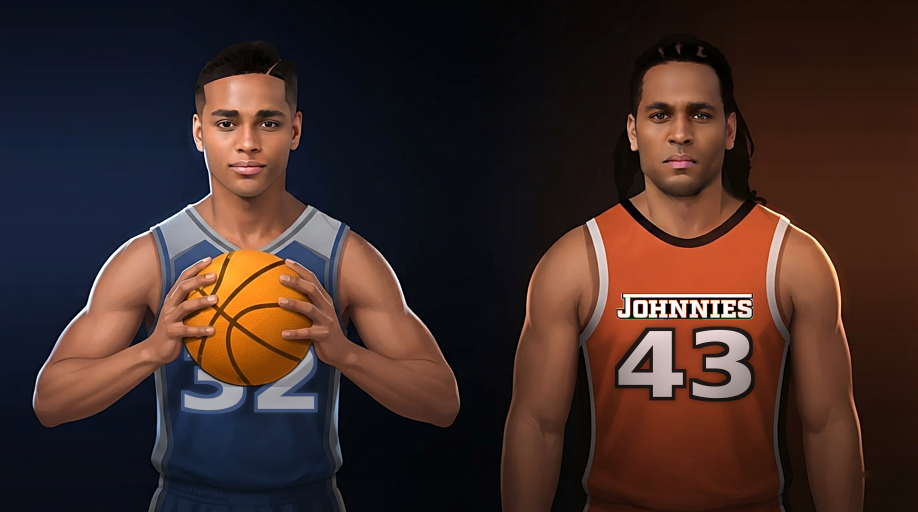
#> input picture _documentation_master/12_GTM/Key_Visual_System/master/GOB_KV_rivals_2752x1536.png, 2752 x 1536 px (shown at 1/3 size)
$ python cutouts.py
#> lines starting #> are read from the running program, lines starting #| are printed output that depends on the picture; after the words box and inside, x2 and y2 are one past the last pixel; in counts of white or black regions, pixels touching at a corner belong together
#!/usr/bin/env python3
"""Cut the two figures out of the master so they can be re-staged.

The square and the trailer thumbnail both need the players moved relative to each other --
closer together, Rozier overlapping Buckles -- which a crop cannot do. That needs a matte.

Keying on colour is hopeless here: Rozier's jersey is the same navy as the ground behind
him, and both men have near-black hair against a near-black centre. So this uses a
DIFFERENCE MATTE instead. The background is a smooth separable gradient, and the master
still carries pure background along its top rows and both side columns, so a clean plate
can be reconstructed and subtracted. Anything that differs from the reconstruction by more
than a threshold is a figure.
"""
import pathlib
from PIL import Image, ImageFilter
import numpy as np
from scipy import ndimage

ROOT = pathlib.Path(__file__).parent
OUT = ROOT / "cutouts"; OUT.mkdir(exist_ok=True)
MASTER = ROOT / "master" / "GOB_KV_rivals_2752x1536.png"


def clean_plate(a):
    """Rebuild the background the figures are sitting on.

    Separable by construction -- it was generated as a horizontal colour ramp times a
    vertical falloff -- so the top rows give the colour across the frame and the side
    columns give the brightness down it.
    """
    H, W, _ = a.shape
    hprof = ndimage.gaussian_filter1d(a[:26].mean(0), W * 0.01, axis=0)      # (W,3)
    edge = np.concatenate([a[:, :36], a[:, -36:]], axis=1).mean(1)           # (H,3)
    vmul = ndimage.gaussian_filter1d(edge.mean(1), H * 0.012)
    vmul = vmul / max(vmul[:26].mean(), 1e-6)
    return hprof[None, :, :] * vmul[:, None, None]


def matte(a, plate, lo=6.0, hi=17.0, tex=2.6):
    """Alpha from how far each pixel departs from the clean plate.

    Colour distance ALONE loses hair. Rozier's fade and Buckles' locs are near-black
    against a near-black centre, so the first pass flat-topped Rozier's hair and ate holes
    through Buckles' locs and brow. Hair is dark but it is not SMOOTH, and the background
    is: a local standard deviation separates them where colour cannot. The metric is the
    larger of the two signals, so either one alone is enough to hold a pixel.
    """
    d = np.linalg.norm(a - plate, axis=-1)
    lum = a.mean(2)
    var = ndimage.uniform_filter(lum ** 2, 5) - ndimage.uniform_filter(lum, 5) ** 2
    d = np.maximum(d, np.sqrt(np.clip(var, 0, None)) * tex)
    al = np.clip((d - lo) / (hi - lo), 0, 1)

    solid = al > 0.55
    solid = ndimage.binary_closing(solid, np.ones((17, 17)))
    solid = ndimage.binary_fill_holes(solid)
    solid = ndimage.binary_opening(solid, np.ones((5, 5)))
    # keep only substantial blobs -- the two men -- and drop sensor-level noise in the ground
    lab, n = ndimage.label(solid)
    if n:
        sizes = ndimage.sum(solid, lab, range(1, n + 1))
        keep = [i + 1 for i, s in enumerate(sizes) if s > 0.004 * a.shape[0] * a.shape[1]]
        solid = np.isin(lab, keep)
    # Keep the soft edge INSIDE the solid mask, not dilated past it. Dilating carried a
    # ring of the master's own dark background out with each figure, which showed as a pale
    # fringe once they were composited onto a brighter ground.
    al = np.minimum(al, solid.astype(np.float32))
    al = ndimage.gaussian_filter(al, 1.0)
    return al, solid


def split(solid, W):
    """Separate the two figures. They never touch, so a vertical gap in the mask is the cut."""
    cols = solid.any(0)
    runs, s = [], None
    for x, v in enumerate(cols):
        if v and s is None:
            s = x
        if not v and s is not None:
            runs.append((s, x)); s = None
    if s is not None:
        runs.append((s, W))
    runs.sort(key=lambda r: r[1] - r[0], reverse=True)
    return sorted(runs[:2])


if __name__ == "__main__":
    m = Image.open(MASTER).convert("RGB")
#> m is the input picture: PIL image 2752x1536 RGB; mean R, G, B 64.4, 43.9, 39.3
    a = np.array(m).astype(np.float32)
    H, W, _ = a.shape
#> H = 1536; W = 2752
    plate = clean_plate(a)
#> in clean_plate, `hprof = ndimage.gaussian_filter1d(a[:26].mean(0), W * 0.01, axis=0)`: hprof = 2752 rows, first 8: [8.97, 15.03, 28.79], [8.97, 15.03, 28.79], [8.97, 15.03, 28.79], [8.97, 15.03, 28.79], [8.97, 15.03, 28.79], [8.97, 15.03, 28.79], [8.97, 15.03, 28.79], [8.97, 15.03, 28.79]
#> in clean_plate, `edge = np.concatenate([a[:, :36], a[:, -36:]], axis=1).mean(1)`: edge = 1536 rows, first 8: [19.6, 14.76, 17.43], [19.6, 14.76, 17.43], [20.04, 15.18, 17.85], [20.22, 15.25, 17.96], [20.1, 14.89, 17.86], [20.12, 14.78, 17.83], [19.93, 14.67, 17.74], [19.96, 14.72, 17.76]
#> in clean_plate, `vmul = ndimage.gaussian_filter1d(edge.mean(1), H * 0.012)`: vmul = 1536 values, max 43.46 at index 660, min 15.84 at index 1491, mean 29.57
#> in clean_plate, `vmul = vmul / max(vmul[:26].mean(), 1e-6)`: vmul = 1536 values, max 2.38 at index 660, min 0.869 at index 1491, mean 1.62
#> in clean_plate, `return hprof[None, :, :] * vmul[:, None, None]`:
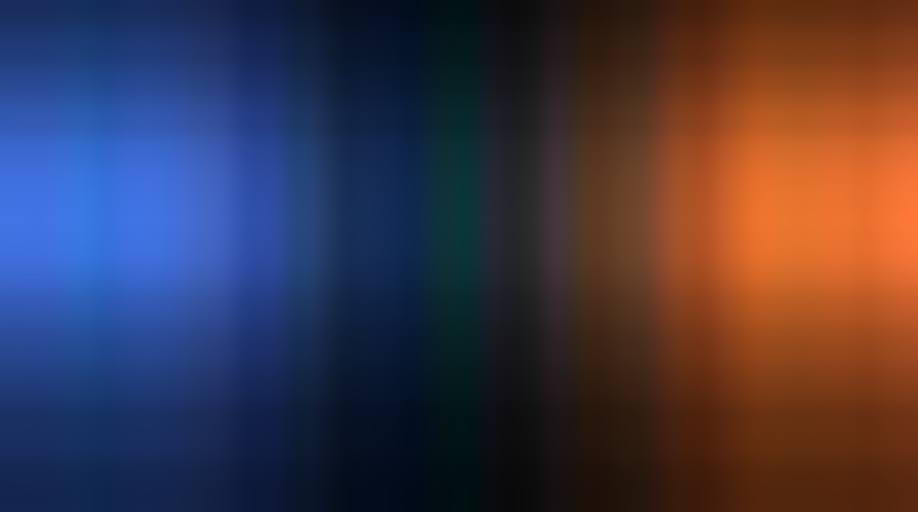
#> returned value: shape (1536, 2752, 3) float32 (shown at 1/3 size); mean of channels 0, 1, 2 21.4, 18.5, 22.6; drawn with min black and max white

    # how good is the reconstruction where we KNOW there is only background?
    for name, sl in (("top rows", (slice(0, 40), slice(None))),
                     ("left cols", (slice(None), slice(0, 40))),
                     ("right cols", (slice(None), slice(W - 40, W)))):
        err = np.abs(a[sl] - plate[sl]).mean()
        print(f"clean-plate error over {name:11s}: {err:5.2f} levels")
#> this loop made 3 passes
#> err on passes 1 to 3: 0.728, 2.03, 1.62
#| clean-plate error over top rows   :  0.73 levels
#| clean-plate error over left cols  :  2.03 levels
#| clean-plate error over right cols :  1.62 levels

    al, solid = matte(a, plate)
#> in matte, `solid = al > 0.55`:
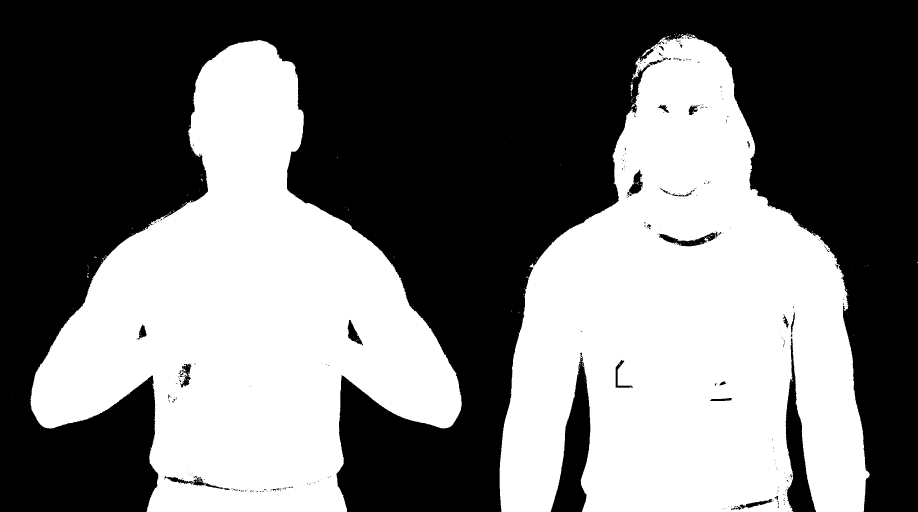
#> solid: shape (1536, 2752) bool (shown at 1/3 size); 45.4% white; 235 white regions (227 under 20 px), largest, box (x1, y1, x2, y2) and area: (1499, 102, 2610, 1536) 1008592, (91, 120, 1385, 1536) 910111, (1892, 252, 1899, 274) 106
#> in matte, `solid = ndimage.binary_closing(solid, np.ones((17, 17)))`: solid: shape (1536, 2752) bool; 45.7% white; 18 white regions (15 under 20 px), largest, box (x1, y1, x2, y2) and area: (1499, 101, 2610, 1528) 1018989, (90, 120, 1385, 1528) 913333, (284, 769, 290, 774) 21
#> in matte, `solid = ndimage.binary_fill_holes(solid)`: solid: shape (1536, 2752) bool; 45.8% white; 18 white regions (15 under 20 px), largest, box (x1, y1, x2, y2) and area: (1499, 101, 2610, 1528) 1020053, (90, 120, 1385, 1528) 913977, (284, 769, 290, 774) 21
#> in matte, `solid = ndimage.binary_opening(solid, np.ones((5, 5)))`: solid: shape (1536, 2752) bool; 45.7% white; 2 white regions, box (x1, y1, x2, y2) and area: (1499, 101, 2608, 1528) 1019983, (91, 120, 1385, 1528) 913836
#> in matte, `lab, n = ndimage.label(solid)`:
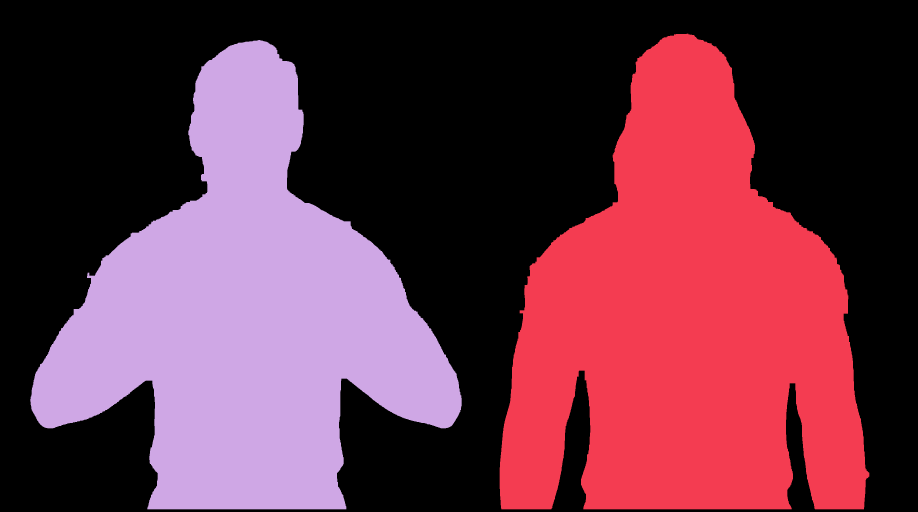
#> lab: shape (1536, 2752) int32 (shown at 1/3 size); 3 distinct labels, from 0 to 2; one colour per label, 0 black
#> in matte, `lab, n = ndimage.label(solid)`: n = 2
#> in matte, `sizes = ndimage.sum(solid, lab, range(1, n + 1))`: sizes = [1019983, 913836]
#> in matte, `keep = [i + 1 for i, s in enumerate(sizes) if s > 0.004 * a.shape[0] *..`: keep = [1, 2]
    print(f"matte covers {100*(al>0.5).mean():.1f}% of the frame")
#| matte covers 45.2% of the frame

    spans = split(solid, W)
#> the loop in split, `for x, v in enumerate(cols):` made 2752 passes
#> after the loop in split, `for x, v in enumerate(cols):`: runs = [(91, 1385), (1499, 2608)]
#> spans = [(91, 1385), (1499, 2608)]
    print("figure spans:", spans)
#| figure spans: [(91, 1385), (1499, 2608)]

    # Despill by UNPREMULTIPLY, not by borrowing a neighbour's colour.
    #
    # Every edge pixel is a blend of the figure and the ground it was shot against:
    #
    #     observed = F*alpha + plate*(1 - alpha)
    #
    # and we have the plate, so F can simply be solved for. That is exact, and it is local:
    # each pixel recovers its OWN colour rather than being handed one from somewhere else.
    #
    # Two earlier versions borrowed instead, and each failed in the opposite direction. The
    # first pulled from the nearest opaque pixel and left a black rim, because near the
    # silhouette the nearest opaque pixel is often contaminated too. The second pulled from
    # 7px in, which reached past the contamination and straight into whatever was brightest
    # nearby -- along Rozier's shoulder that is his white jersey trim, so it painted a white
    # halo from below his ear down to his elbow, and a second one down his other tricep.
    # Borrowing cannot win: reach too little and it copies the background, reach too far and
    # it copies the wrong material. Solving needs no reach at all.
    #
    # Below alpha 0.12 the division is unstable (dividing a near-zero blend by a near-zero
    # weight amplifies noise), and those pixels contribute almost nothing to any composite,
    # so they take the nearest opaque colour from close by instead.
    A = al[..., None]
    solved = np.where(A > 0.12, (a - plate * (1 - A)) / np.maximum(A, 1e-3), a)
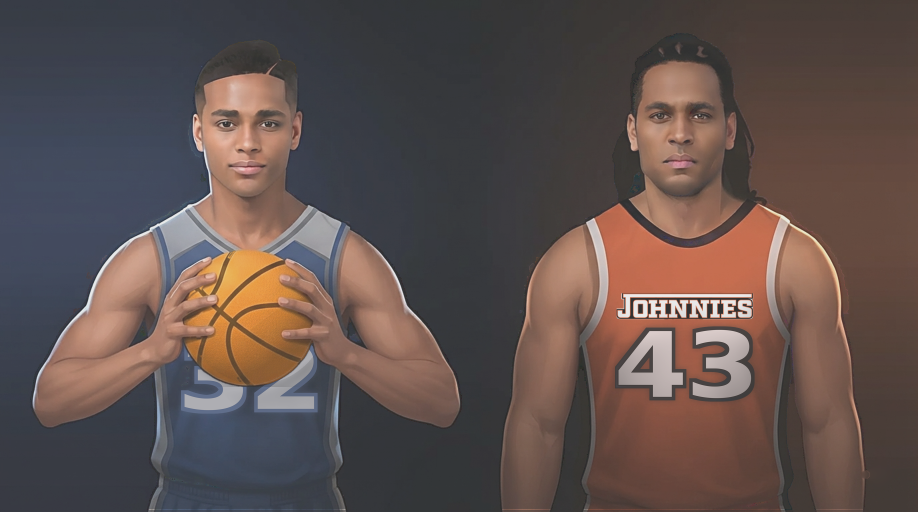
#> solved: shape (1536, 2752, 3) float32 (shown at 1/3 size); mean of channels 0, 1, 2 64.4, 43.7, 39.7; drawn with min black and max white

    core = ndimage.binary_erosion(solid, np.ones((3, 3)), iterations=3)
#> core: shape (1536, 2752) bool; 44.8% white; 2 white regions, box (x1, y1, x2, y2) and area: (1502, 105, 2605, 1525) 999238, (94, 124, 1382, 1525) 894521
    _, idx = ndimage.distance_transform_edt(~core, return_indices=True)
    faint = (al <= 0.12)[..., None]
#> faint: shape (1536, 2752, 1) bool; 54.1% white; 10 black regions (7 under 20 px), largest, box (x1, y1, x2, y2) and area: (1498, 100, 2609, 1529) 1023300, (90, 119, 1386, 1529) 917531, (1559, 930, 1567, 940) 60
    rgb = np.clip(np.where(faint, a[idx[0], idx[1]], solved), 0, 255)

    band = al > 0.02
#> band: shape (1536, 2752) bool; 46.2% white; 2 white regions, box (x1, y1, x2, y2) and area: (1497, 99, 2610, 1530) 1031203, (89, 118, 1387, 1530) 923538
    print(f"despill: solved {int(((al > 0.12)).sum())} edge px, "
          f"pulled {int((al[band] <= 0.12).sum())} faint px")
#| despill: solved 1940935 edge px, pulled 13806 faint px

    rgba = np.dstack([rgb, al * 255]).astype(np.uint8)
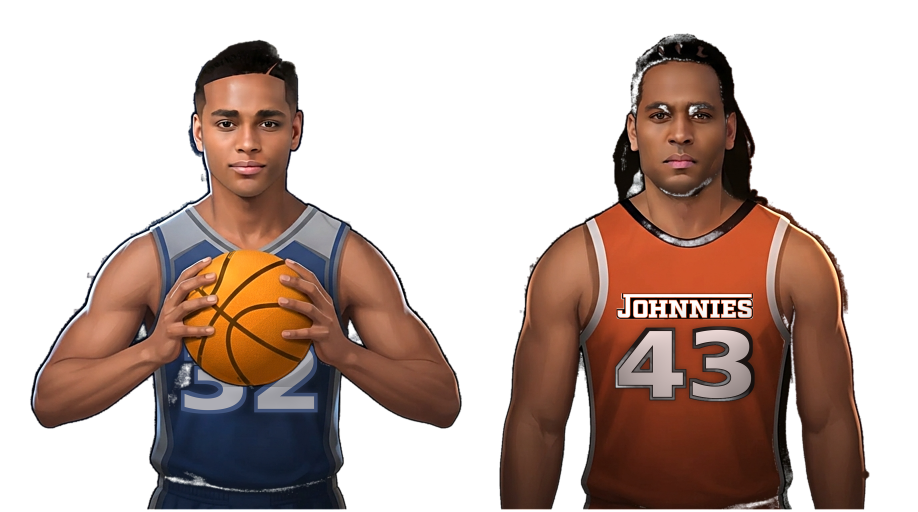
#> rgba: shape (1536, 2752, 4) (shown at 1/3 size); mean of channels 0, 1, 2, 3 66.5, 44, 37.9, 114.9; transparent parts drawn white
    full = Image.fromarray(rgba, "RGBA")
    for tag, (x0, x1) in zip(("rozier", "buckles"), spans):
        pad = 12
        sub = full.crop((max(0, x0 - pad), 0, min(W, x1 + pad), H))
        arr = np.array(sub)
        ys = np.where(arr[..., 3].max(1) > 8)[0]
        sub = sub.crop((0, max(0, ys.min() - pad), sub.width, min(H, ys.max() + pad)))
        sub.save(OUT / f"{tag}.png")
        print(f"  {tag}: {sub.size}")
#> this loop made 2 passes
#> (tag, x0, x1, pad) on passes 1 to 2: ('rozier', 91, 1385, 12), ('buckles', 1499, 2608, 12)
#|   rozier: (1318, 1430)
#|   buckles: (1133, 1449)
#> pass 1, `sub = sub.crop((0, max(0, ys.min() - pad), sub.width, min(H, ys.max() ..`:
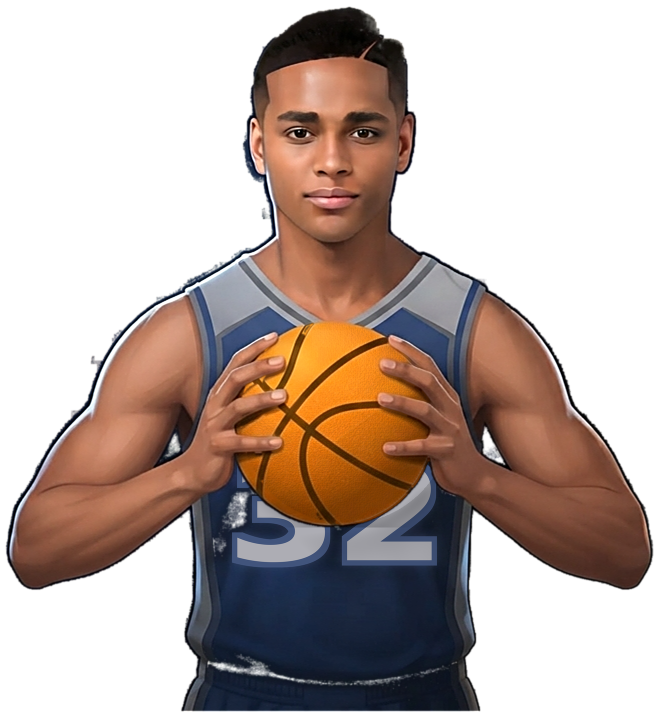
#> sub: PIL image 1318x1430 RGBA (shown at 1/2 size); mean R, G, B, A 66.9, 51.4, 49.5, 122.4; transparent parts drawn white

    # visual check on mid-grey
    chk = Image.new("RGB", (W // 2, H // 2), (120, 124, 132))
    chk.paste(full.resize((W // 2, H // 2), Image.LANCZOS),
              (0, 0), full.resize((W // 2, H // 2), Image.LANCZOS))
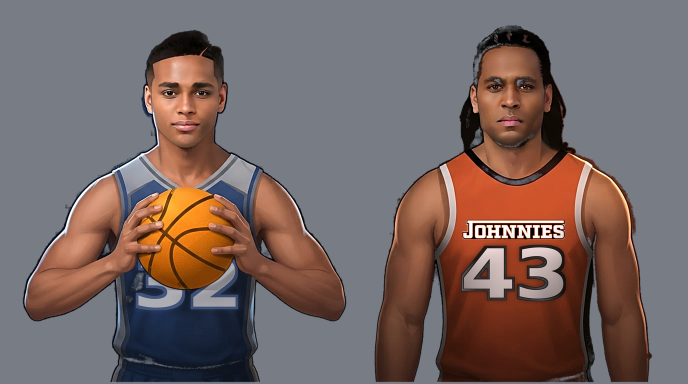
#> chk: PIL image 1376x768 RGB (shown at 1/2 size); mean R, G, B 118.2, 101.8, 98.9
    chk.save(OUT / "_matte_check.png")
